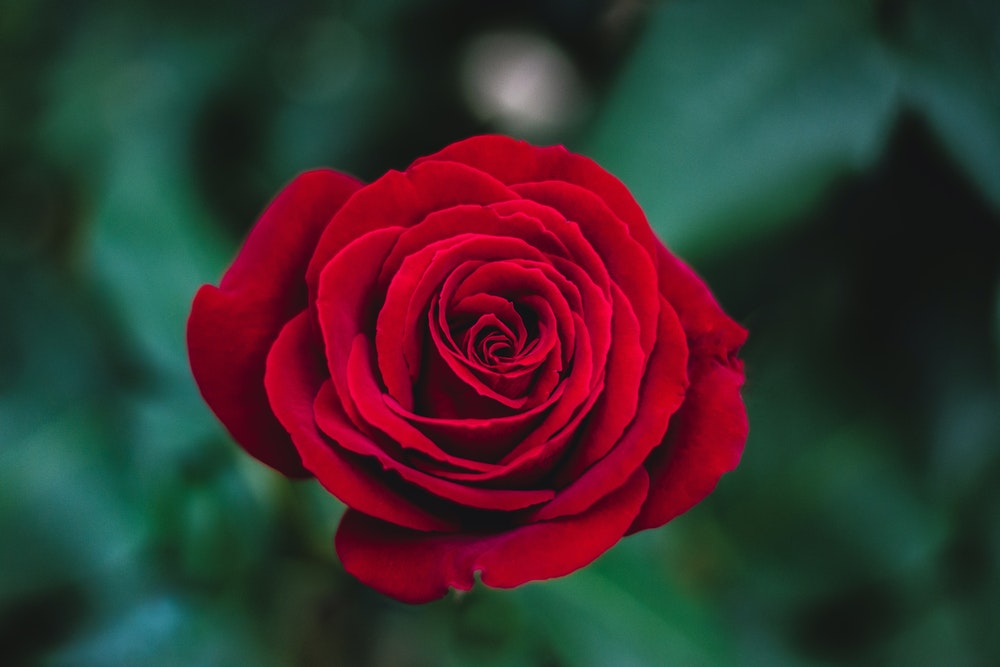
//> input picture FastBoxBlur/input.jpg, 1000 x 667 px
$ ./Source   (built with g++ and OpenCV 4)
//> lines starting //> are read from the running program, lines starting //| are printed output that depends on the picture
//> further down, img is the input picture: 667 rows x 1000 cols, CV_8UC3; mean B, G, R 47, 48, 59.5
#include <opencv2/opencv.hpp>
#include <iostream>
#include <string>


std::string input_path = "input.jpg";
std::string output_path = "output.jpg";

void make_gray(cv::Mat& img) {

	for (size_t i = 0; i < img.rows; i++)
	{
		for (size_t j = 0; j < img.cols; j++)
		{
			auto pixel = img.at<cv::Vec3b>(i,j);
			int result = 0.299*pixel[0] + 0.57*pixel[1] + 0.131*pixel[2];
			img.at<cv::Vec3b>(i,j)[0] = result;
			img.at<cv::Vec3b>(i,j)[1] = result;
			img.at<cv::Vec3b>(i,j)[2] = result;
		}
	}
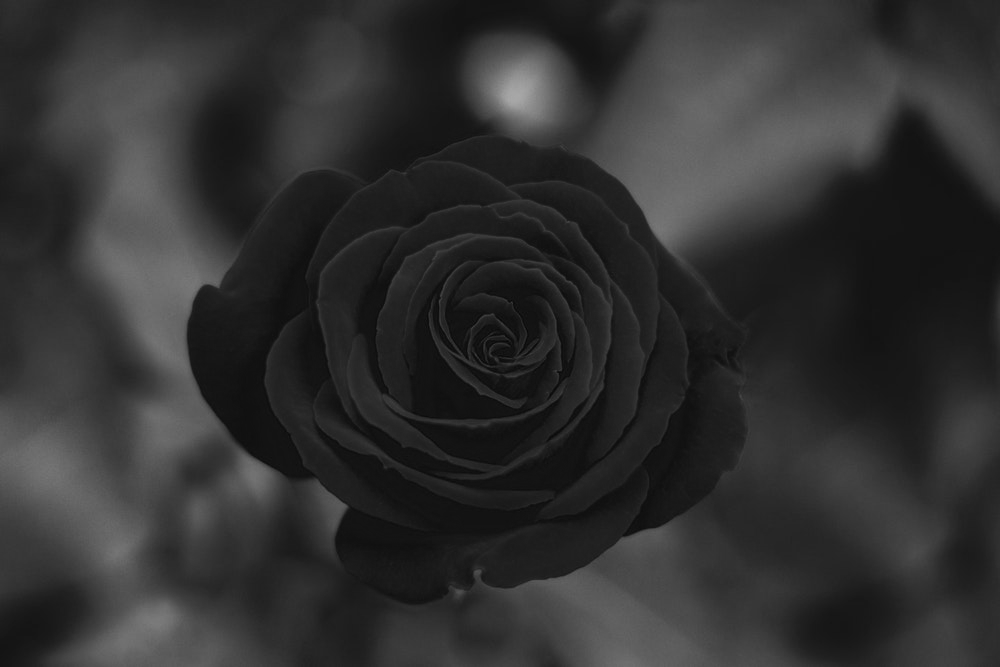
//> img: 667 rows x 1000 cols, CV_8UC3; min 6, max 168, mean 48.7

}

void h_motion_blur(cv::Mat& img,int radius) {
//> called with radius = 5

	radius = radius * 2 + 1;

	for (size_t i = 0; i < img.rows; i++)
	{
		int sum = 0;
		int result_avg = 0;

		for (size_t x = 0;  x < radius;  x++)
		{
			auto pixel = img.at<cv::Vec3b>(i,x);
			sum += pixel[0];
		}

		result_avg = sum / radius;

		for (int j = 0; j < img.cols; j++)
		{
			if (j - radius / 2 >= 0 && j + 1 + radius / 2 < img.cols) {
				auto temp_old_pixel = img.at<cv::Vec3b>(i,j - radius/2);
				sum -= temp_old_pixel[0];
				auto temp_new_pixel = img.at<cv::Vec3b>(i,j+1+radius/2);
				sum += temp_new_pixel[0];

				result_avg = sum  / radius;

			}
			img.at<cv::Vec3b>(i, j)[0] = result_avg;
			img.at<cv::Vec3b>(i, j)[1] = result_avg;
			img.at<cv::Vec3b>(i, j)[2] = result_avg;
		}

	}
//> this loop made 667 passes
//> (sum, result_avg) on passes 1 to 3: (415, 37), (415, 37), (416, 37)


}

void v_motion_blur(cv::Mat img,int radius) {
//> called with radius = 5
	radius = radius * 2 + 1;

	for (size_t j = 0; j < img.cols; j++)
	{
		int sum = 0;
		int result_avg = 0;

		for (size_t x = 0; x < radius; x++)
		{
			auto pixel = img.at<cv::Vec3b>(x, j);
			sum += pixel[0];
		}

		result_avg = sum / radius;

		for (int i = 0; i < img.rows; i++)
		{
			if (i - radius / 2 >= 0 && i + 1 + radius / 2 < img.rows) {
				auto temp_old_pixel = img.at<cv::Vec3b>(i - radius / 2, j);
				sum -= temp_old_pixel[0];
				auto temp_new_pixel = img.at<cv::Vec3b>(i + 1 + radius / 2, j);
				sum += temp_new_pixel[0];

				result_avg = sum / radius;

			}
			img.at<cv::Vec3b>(i, j)[0] = result_avg;
			img.at<cv::Vec3b>(i, j)[1] = result_avg;
			img.at<cv::Vec3b>(i, j)[2] = result_avg;
		}

	}
//> this loop made 1000 passes
//> (sum, result_avg) on passes 1 to 3: (237, 21), (237, 21), (237, 21)

}

int main()
{
	cv::Mat img = cv::imread(input_path);

	int r = 5;

	make_gray(img);

	h_motion_blur(img,r);
	v_motion_blur(img,r);

	imwrite(output_path, img);
	cv::namedWindow("image", cv::WINDOW_NORMAL);
	cv::imshow("image", img);
	cv::waitKey(0);
	return 0;
}
